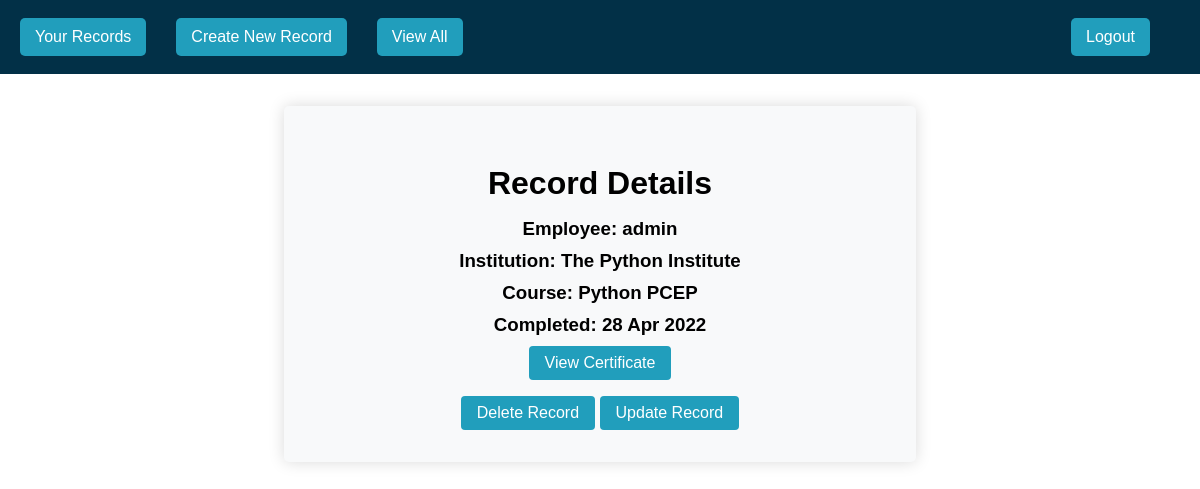
The app's page /record/8/ (signed in) with its own data.
### records/models.py (models this page shows, shortened)
class Record(models.Model):
    institution = models.CharField(max_length=100)
    course = models.CharField(max_length=100)
    completion_date = models.DateField()
    certification = models.FileField(upload_to="")
    user = models.ForeignKey(User, on_delete=models.CASCADE)

### records/views.py (the view)
# urls.py: path("record/<int:pk>/", views.ViewRecord.as_view(), name="record"),
class ViewRecord(LoginRequiredMixin, DetailView):
    template_name = "records/view_record.html"
    model = Record
    context_object_name = "record"
    def get_context_data(self, **kwargs):
        user_id = self.request.user.id
        user = User.objects.get(id=user_id)
        context = super().get_context_data(**kwargs)
        context["username"] = user.username
        print(self.model.certification)
        return context

### records/templates/records/view_record.html (shortened to what this page needs)
{% extends "jumbotron_form.html" %}
{% load static %}
{% block jumbotron_title %}Record Details{% endblock %}
{% block jumbotron_content %}
    {% include "records/includes/detail_view_list.html" %}
{% endblock %}
{% block form_button %}
    <div class="button-group">
        <a href="{% url 'records:delete' record.id %}" class="submit-btn">Delete Record</a>
        <a href="{% url 'records:update' record.id %}" class="submit-btn">Update Record</a>
    </div>
{% endblock %}

### records/templates/records/includes/detail_view_list.html
{% load static %}
<link rel="stylesheet" href="{% static 'records/css/detail_view.css' %}">
<ul class="detail-view-list">
    <li><h3>Employee: {{ username }}</h3></li>
    <li><h3>Institution: {{ record.institution }}</h3></li>
    <li><h3>Course: {{ record.course }}</h3></li>
    <li><h3>Completed: {{ record.completion_date }}</h3></li>
    <li>
        <a href="{{ record.certification.url }}" class="submit-btn">View Certificate</a>
    </li>
</ul>

### static/css/project.css (style rules this page uses)
html, body { margin: 0; padding: 0; font-family: sans-serif; }

### static/css/jumbotron_form.css (style rules this page uses)
.submit-btn { background-color: #219EBC; color: white; border: none; padding: .5rem 1rem; border-radius: .25rem; cursor: pointer; text-decoration: none; display: inline-block; font-size: 16px; text-align: center; transition: background-color 0.3s ease; }

### records/static/records/css/detail_view.css (style rules this page uses)
.detail-view-list { list-style: none; padding-left: 0; }
.detail-view-list li { margin-bottom: 10px; }
.detail-view-list h3 { margin: 0; }

### records on screen
Record: institution "The Python Institute", course "Python PCEP", completion_date "28 Apr 2022"

### other values on screen
{{ username }} "admin"
